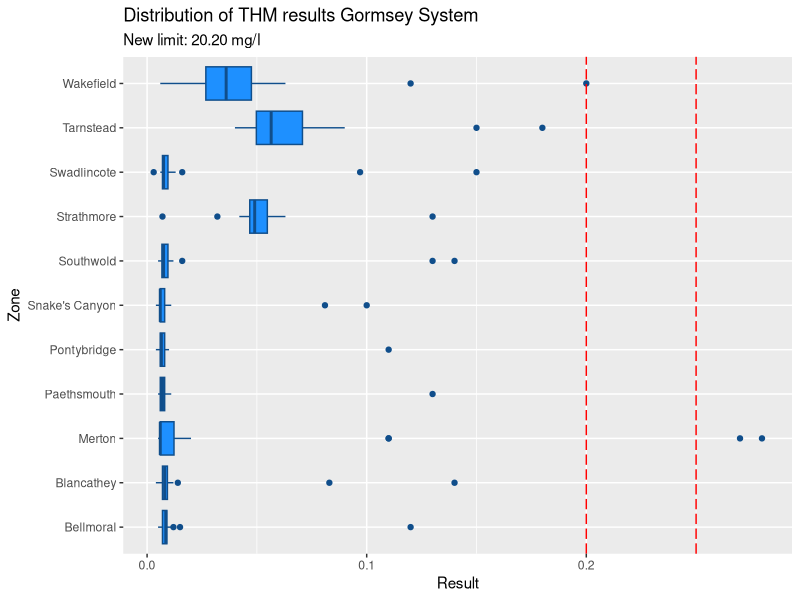

Here is the R script that generated this plot:
## ---- chunk 1
library(knitr)
library(ggplot2)
opts_chunk$set(echo = FALSE)
## ---- chunk 2
gormsey <- read.csv("casestudy1/gormsey.csv")
gormsey_thm <- subset(gormsey, Measure == "THMs")

thm_zone <- aggregate(list(Samples = gormsey_thm$Sample_No), list(Sample = gormsey_thm$Zone), length)

kable(thm_zone, caption = "Table 1: Number of THM results per zone.")
## ---- chunk 3
ggplot(gormsey_thm, aes(Zone, Result)) + 
    geom_boxplot(fill = "dodgerblue", col = "dodgerblue4") + 
    coord_flip() + 
    geom_hline(yintercept = c(0.20, 0.25), col = "red", linetype = "longdash") + 
    labs(title = "Distribution of THM results Gormsey System",
        subtitle = "New limit: 20.20 mg/l")

kable(subset(gormsey_thm, Result > 0.20), row.names = FALSE, 
      caption = "Table 2: Results exceeding the new limit.")
